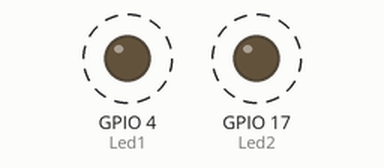
Simulated run of this program. Board: Raspberry Pi (BCM pin numbers). Shown: output pins drawn as LEDs (lit = HIGH). Dashed ring = blinking.

Above: at 0.2 s.
Timing chart, 0 to 3.7 s (numbered marks = the images above):
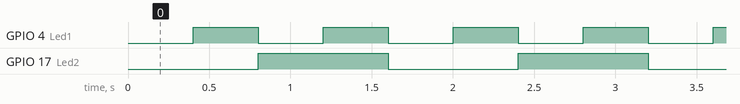

Measured:
- by itself, GPIO 4 (Led1): alternates HIGH for 0.40 s and LOW for 0.40 s
- by itself, GPIO 17 (Led2): alternates HIGH for 0.80 s and LOW for 0.80 s
- by itself, everything shown: repeats every 1.6 s, in 4 steps

The program:

Return3.py
```python
import RPi.GPIO as IoPort
import time

def DisplayState (Ld1, Ld2) :
    IoPort.output(Led1, Ld1)
    IoPort.output(Led2, Ld2)

def StateWork (St) :
    if St == 1:
        return False, False
    if St == 2:
        return True, False
    if St == 3:
        return False, True
    if St == 4:
        return True, True

# Key1 = 6
# Key2 = 13
Led1 = 4
Led2 = 17

IoPort.setmode(IoPort.BCM)
IoPort.setup(Led1, IoPort.OUT)
IoPort.setup(Led2, IoPort.OUT)
# IoPort.setup(Key1, IoPort.IN)
# IoPort.setup(Key2, IoPort.IN)

State = 1

while True:
    Ld1, Ld2 = StateWork(State)

    # print StateWork(State) = (True, False)

    DisplayState(Ld1, Ld2)
    State += 1
    time.sleep(0.4)
    if State > 4:
        State = 1
```
